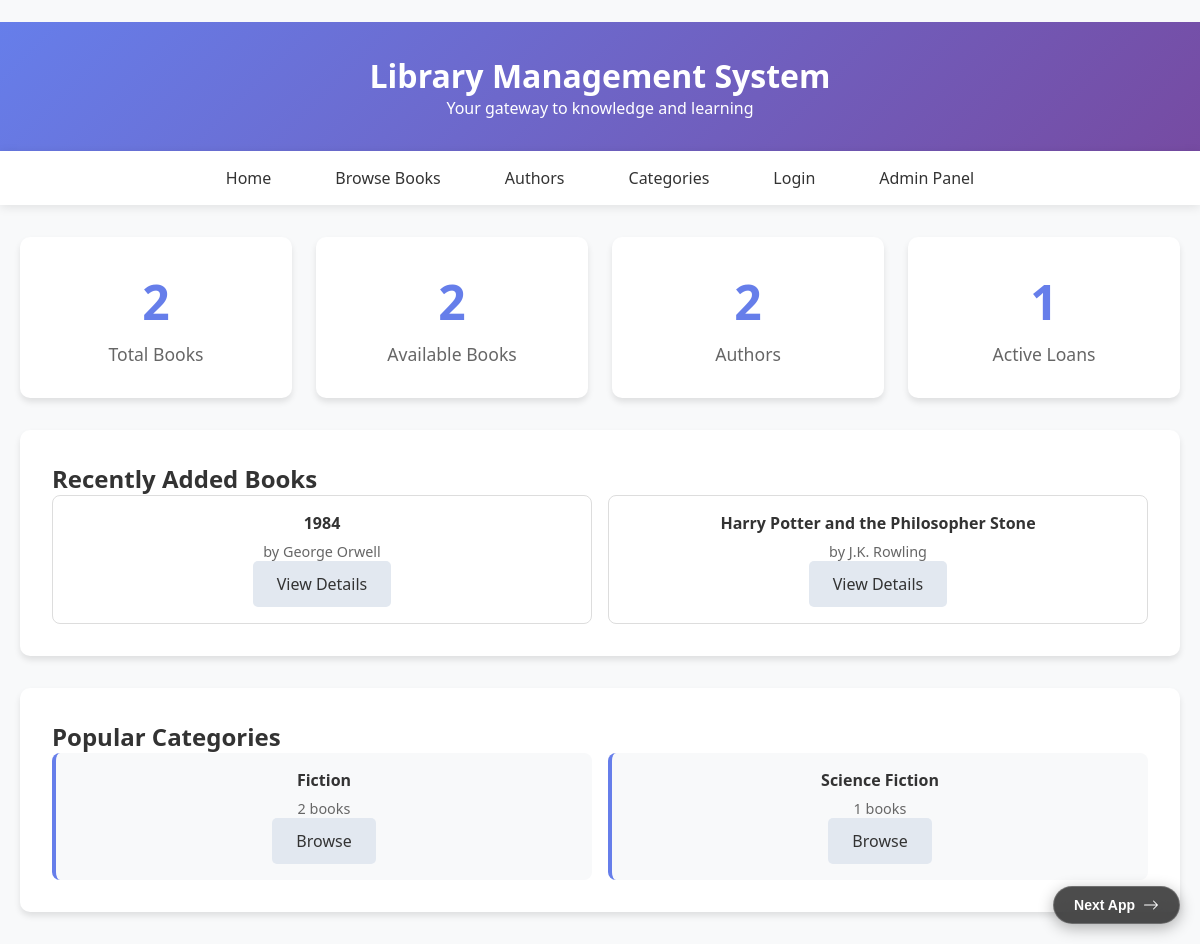
The page /q15/ on the database its author committed.
### q15/models.py (models this page shows, shortened)
class Book(models.Model):
    STATUS_CHOICES = [
        ('available', 'Available'),
        ('borrowed', 'Borrowed'),
        ('reserved', 'Reserved'),
        ('maintenance', 'Under Maintenance'),
    ]
    title = models.CharField(max_length=200)
    authors = models.ManyToManyField(Author, related_name='books')
    publisher = models.ForeignKey(Publisher, on_delete=models.SET_NULL, null=True, blank=True)
    categories = models.ManyToManyField(Category, related_name='books')
    isbn = models.CharField(max_length=13, unique=True, blank=True)
    publication_date = models.DateField()
    pages = models.PositiveIntegerField()
    price = models.DecimalField(max_digits=10, decimal_places=2)
    description = models.TextField(blank=True)
    cover_image = models.ImageField(upload_to='book_covers/', blank=True, null=True)
    status = models.CharField(max_length=20, choices=STATUS_CHOICES, default='available')
    stock_quantity = models.PositiveIntegerField(default=1)
    created_at = models.DateTimeField(auto_now_add=True)
    updated_at = models.DateTimeField(auto_now=True)
    class Meta:
        ordering = ['-publication_date']

class Author(models.Model):
    first_name = models.CharField(max_length=100)
    last_name = models.CharField(max_length=100)
    email = models.EmailField(unique=True)
    bio = models.TextField(blank=True)
    birth_date = models.DateField(null=True, blank=True)
    is_active = models.BooleanField(default=True)
    created_at = models.DateTimeField(auto_now_add=True)
    def __str__(self):
        return f"{self.first_name} {self.last_name}"
    class Meta:
        ordering = ['last_name', 'first_name']

class Category(models.Model):
    name = models.CharField(max_length=100, unique=True)
    description = models.TextField(blank=True)
    color = models.CharField(max_length=7, default='#007bff')  # Hex color code
    class Meta:
        verbose_name_plural = "Categories"

### q15/views.py (the view)
# urls.py: path("", views.home15, name="q15_home"),
def home15(request):
    total_books = Book.objects.count()
    available_books = Book.objects.filter(status='available').count()
    total_authors = Author.objects.count()
    active_loans = Loan.objects.filter(return_date__isnull=True).count()
    recent_books = Book.objects.order_by('-created_at')[:5]
    popular_categories = Category.objects.annotate(
        book_count=Count('books')
    ).order_by('-book_count')[:6]
    context = {
        'total_books': total_books,
        'available_books': available_books,
        'total_authors': total_authors,
        'active_loans': active_loans,
        'recent_books': recent_books,
        'popular_categories': popular_categories,
    }
    return render(request, "index15.html", context)

### q15/templates/index15.html (shortened to what this page needs)
﻿<!DOCTYPE html>
<html lang='en'>
<head>
</head>
<body>
<a href="/q19/" style="position: fixed; bottom: 20px; right: 20px; z-index: 9999; text-decoration: none; padding: 10px 20px; background: rgba(0, 0, 0, 0.7); backdrop-filter: blur(10px); -webkit-backdrop-filter: blur(10px); border: 1px solid rgba(255,255,255,0.2); border-radius: 30px; color: #fff; font-family: sans-serif; font-weight: 600; font-size: 14px; box-shadow: 0 4px 15px rgba(0,0,0,0.3); transition: all 0.3s ease; display: flex; align-items: center; gap: 8px;">
    Next App
    <svg xmlns="http://www.w3.org/2000/svg" width="16" height="16" fill="currentColor" viewBox="0 0 16 16"><path fill-rule="evenodd" d="M1 8a.5.5 1 0 1 .5-.5h11.793l-3.147-3.146a.5.5 0 0 1 .708-.708l4 4a.5.5 0 0 1 0 .708l-4 4a.5.5 0 0 1-.708-.708L13.293 8.5H1.5A.5.5 0 0 1 1 8z"/></svg>
</a>
  <div class='header'>
    <div class='container'>
      <h1> Library Management System</h1>
      <p>Your gateway to knowledge and learning</p>
    </div>
  </div>
  <nav class='nav'>
    <div class='container'>
      <ul class='nav-links'>
        <li><a href='/q15/'>Home</a></li>
        <li><a href='/q15/books/'>Browse Books</a></li>
        <li><a href='/q15/authors/'>Authors</a></li>
        <li><a href='/q15/categories/'>Categories</a></li>
        {% if user.is_authenticated %}
          <li><a href='/q15/my-loans/'>My Loans</a></li>
          <li><a href='/accounts/logout/'>Logout ({{ user.username }})</a></li>
        {% else %}
          <li><a href='/accounts/login/'>Login</a></li>
        {% endif %}
        <li><a href='/admin/' target='_blank'>Admin Panel</a></li>
      </ul>
    </div>
  </nav>
  <div class='container'>
    <div class='stats-grid'>
      <div class='stat-card'>
        <div class='stat-number'>{{ total_books }}</div>
        <div class='stat-label'>Total Books</div>
      </div>
      <div class='stat-card'>
        <div class='stat-number'>{{ available_books }}</div>
        <div class='stat-label'>Available Books</div>
      </div>
      <div class='stat-card'>
        <div class='stat-number'>{{ total_authors }}</div>
        <div class='stat-label'>Authors</div>
      </div>
      <div class='stat-card'>
        <div class='stat-number'>{{ active_loans }}</div>
        <div class='stat-label'>Active Loans</div>
      </div>
    </div>
    <div class='recent-books'>
      <h2> Recently Added Books</h2>
      <div class='book-grid'>
        {% for book in recent_books %}
        <div class='book-card'>
          <div class='book-title'>{{ book.title }}</div>
          <div class='book-author'>by {{ book.authors.all|join:', ' }}</div>
          <a href='/q15/books/{{ book.id }}/' class='btn btn-secondary'>View Details</a>
        </div>
        {% empty %}
        <p>No books available yet.</p>
        {% endfor %}
      </div>
    </div>
    <div class='popular-categories'>
      <h2> Popular Categories</h2>
      <div class='category-grid'>
        {% for category in popular_categories %}
        <div class='category-card'>
          <div class='category-name'>{{ category.name }}</div>
          <div class='category-count'>{{ category.book_count }} books</div>
          <a href='/q15/categories/{{ category.id }}/' class='btn btn-secondary'>Browse</a>
        </div>
        {% empty %}
        <p>No categories available yet.</p>
        {% endfor %}
      </div>
    </div>
  </div>
</body>
</html>

### q15/templates/index15.html (style rules this page uses)
* { margin: 0; padding: 0; box-sizing: border-box; }
body { font-family: 'Segoe UI', Tahoma, Geneva, Verdana, sans-serif; background: #f8f9fa; color: #333; }
.header { background: linear-gradient(135deg, #667eea 0%, #764ba2 100%); color: white; padding: 2rem 0; text-align: center; }
.container { max-width: 1200px; margin: 0 auto; padding: 0 20px; }
.nav { background: white; box-shadow: 0 2px 10px rgba(0,0,0,0.1); padding: 1rem 0; margin-bottom: 2rem; }
.nav-links { display: flex; justify-content: center; gap: 2rem; list-style: none; }
.nav-links a { text-decoration: none; color: #333; font-weight: 500; padding: 0.5rem 1rem; border-radius: 5px; transition: all 0.3s; }
.stats-grid { display: grid; grid-template-columns: repeat(auto-fit, minmax(250px, 1fr)); gap: 1.5rem; margin-bottom: 2rem; }
.stat-card { background: white; padding: 2rem; border-radius: 10px; box-shadow: 0 4px 6px rgba(0,0,0,0.1); text-align: center; }
.stat-number { font-size: 3rem; font-weight: bold; color: #667eea; margin-bottom: 0.5rem; }
.stat-label { color: #666; font-size: 1.1rem; }
.recent-books, .popular-categories { background: white; padding: 2rem; border-radius: 10px; box-shadow: 0 4px 6px rgba(0,0,0,0.1); margin-bottom: 2rem; }
.book-grid { display: grid; grid-template-columns: repeat(auto-fit, minmax(200px, 1fr)); gap: 1rem; }
.book-card { border: 1px solid #ddd; border-radius: 8px; padding: 1rem; text-align: center; transition: transform 0.3s; }
.book-title { font-weight: bold; margin-bottom: 0.5rem; color: #333; }
.book-author { color: #666; font-size: 0.9rem; }
.category-grid { display: grid; grid-template-columns: repeat(auto-fit, minmax(150px, 1fr)); gap: 1rem; }
.category-card { background: #f8f9fa; padding: 1rem; border-radius: 8px; text-align: center; border-left: 4px solid #667eea; }
.category-name { font-weight: bold; margin-bottom: 0.5rem; }
.category-count { color: #666; font-size: 0.9rem; }
.btn { display: inline-block; background: #667eea; color: white; padding: 0.75rem 1.5rem; text-decoration: none; border-radius: 5px; transition: background 0.3s; }
.btn-secondary { background: #e2e8f0; color: #333; }

### rows shown on the page
Book: title "1984", authors.all "George Orwell"
Book: title "Harry Potter and the Philosopher Stone", authors.all "J.K. Rowling"
Category: name "Fiction", book_count "2"
Category: name "Science Fiction", book_count "1"

### other values the page prints
{{ total_books }} "2"
{{ available_books }} "2"
{{ total_authors }} "2"
{{ active_loans }} "1"
